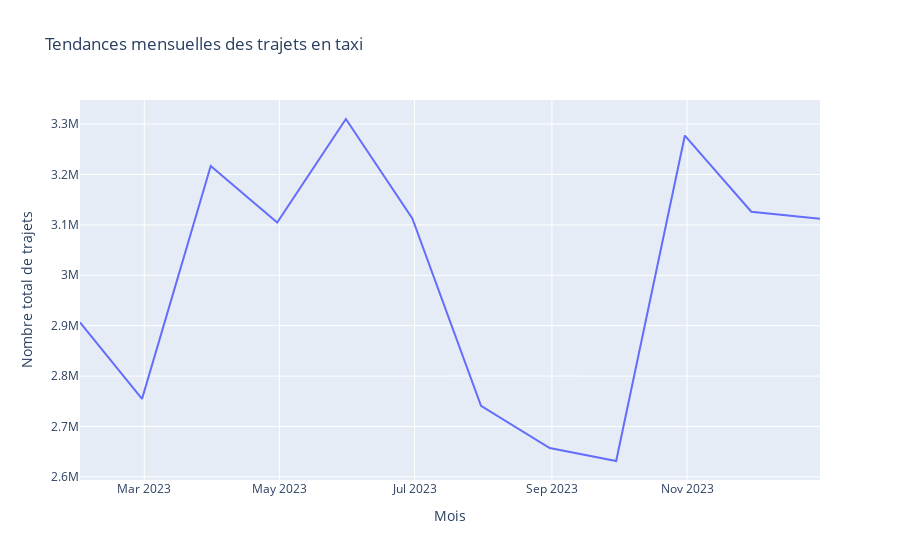
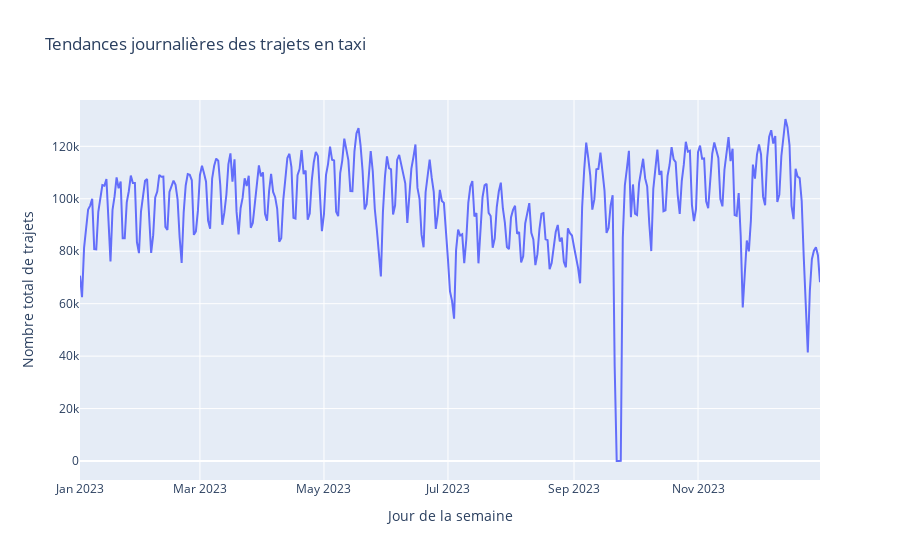
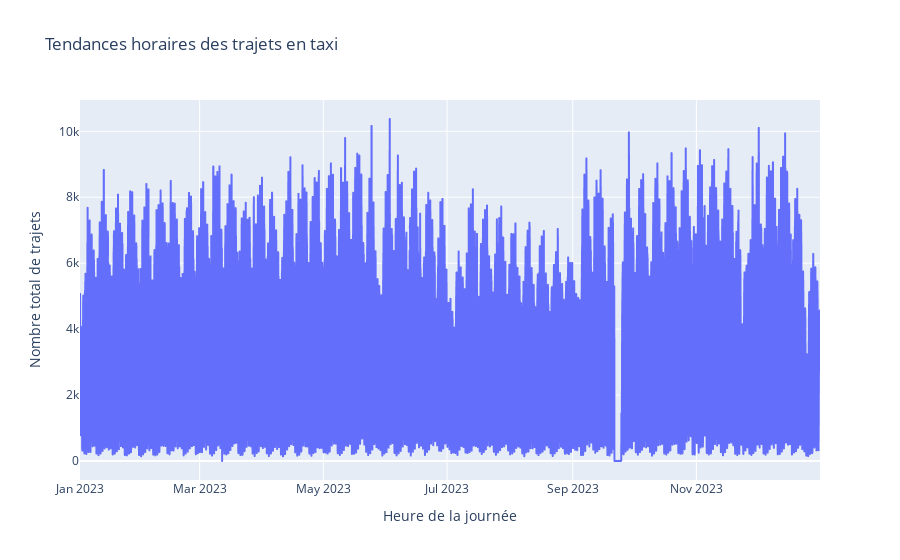

Notebook code for these charts, in order:
### Code cell
# Analyse des tendances temporelles au fil des mois
fig_monthly = px.line(df.resample('ME', on='tpep_pickup_datetime').sum(), 
                      x=df.resample('ME', on='tpep_pickup_datetime').sum().index, 
                      y='num_trips', 
                      title='Tendances mensuelles des trajets en taxi')
fig_monthly.update_xaxes(title='Mois')
fig_monthly.update_yaxes(title='Nombre total de trajets')

# Analyse des tendances temporelles au fil des jours de la semaine
fig_weekly = px.line(df.resample('D', on='tpep_pickup_datetime').sum(), 
                     x=df.resample('D', on='tpep_pickup_datetime').sum().index, 
                     y='num_trips', 
                     title='Tendances journalières des trajets en taxi')
fig_weekly.update_xaxes(title='Jour de la semaine')
fig_weekly.update_yaxes(title='Nombre total de trajets')

# Analyse des tendances temporelles au fil des heures de la journée
fig_hourly = px.line(df.resample('h', on='tpep_pickup_datetime').sum(), 
                     x=df.resample('h', on='tpep_pickup_datetime').sum().index, 
                     y='num_trips', 
                     title='Tendances horaires des trajets en taxi')
fig_hourly.update_xaxes(title='Heure de la journée')
fig_hourly.update_yaxes(title='Nombre total de trajets')

# Affichage des résultats
fig_monthly.show()
fig_weekly.show()
fig_hourly.show()

### Figure 1 — Plotly figure (JSON) as saved in the notebook; plotly's stock layout.template omitted (floating-point values rounded to 4 significant figures)
{"data": [{"hovertemplate": "x=%{x}<br>num_trips=%{y}<extra></extra>", "legendgroup": "", "line": {"color": "#636efa", "dash": "solid"}, "marker": {"symbol": "circle"}, "mode": "lines", "name": "", "orientation": "v", "showlegend": false, "type": "scatter", "x": ["2023-01-31T00:00:00", "2023-02-28T00:00:00", "2023-03-31T00:00:00", "2023-04-30T00:00:00", "2023-05-31T00:00:00", "2023-06-30T00:00:00", "2023-07-31T00:00:00", "2023-08-31T00:00:00", "2023-09-30T00:00:00", "2023-10-31T00:00:00", "2023-11-30T00:00:00", "2023-12-31T00:00:00"], "xaxis": "x", "y": [2906641, 2754749, 3217068, 3104611, 3310158, 3112723, 2740824, 2657120, 2631427, 3277334, 3126074, 3112179], "yaxis": "y"}], "layout": {"legend": {"tracegroupgap": 0}, "title": {"text": "Tendances mensuelles des trajets en taxi"}, "xaxis": {"anchor": "y", "domain": [0, 1], "title": {"text": "Mois"}}, "yaxis": {"anchor": "x", "domain": [0, 1], "title": {"text": "Nombre total de trajets"}}}}

### Figure 2 — Plotly figure (JSON) as saved in the notebook; plotly's stock layout.template omitted (floating-point values rounded to 4 significant figures; data arrays with more than 128 entries replaced by an {"elided": "..."} marker saying what was removed)
{"data": [{"hovertemplate": "x=%{x}<br>num_trips=%{y}<extra></extra>", "legendgroup": "", "line": {"color": "#636efa", "dash": "solid"}, "marker": {"symbol": "circle"}, "mode": "lines", "name": "", "orientation": "v", "showlegend": false, "type": "scatter", "x": {"elided": "365 str values"}, "xaxis": "x", "y": {"elided": "365 int values"}, "yaxis": "y"}], "layout": {"legend": {"tracegroupgap": 0}, "title": {"text": "Tendances journalières des trajets en taxi"}, "xaxis": {"anchor": "y", "domain": [0, 1], "title": {"text": "Jour de la semaine"}}, "yaxis": {"anchor": "x", "domain": [0, 1], "title": {"text": "Nombre total de trajets"}}}}

### Figure 3 — Plotly figure (JSON) as saved in the notebook; plotly's stock layout.template omitted (floating-point values rounded to 4 significant figures; data arrays with more than 128 entries replaced by an {"elided": "..."} marker saying what was removed)
{"data": [{"hovertemplate": "x=%{x}<br>num_trips=%{y}<extra></extra>", "legendgroup": "", "line": {"color": "#636efa", "dash": "solid"}, "marker": {"symbol": "circle"}, "mode": "lines", "name": "", "showlegend": false, "type": "scattergl", "x": {"elided": "8760 str values"}, "xaxis": "x", "y": {"elided": "8760 int values"}, "yaxis": "y"}], "layout": {"legend": {"tracegroupgap": 0}, "title": {"text": "Tendances horaires des trajets en taxi"}, "xaxis": {"anchor": "y", "domain": [0, 1], "title": {"text": "Heure de la journée"}}, "yaxis": {"anchor": "x", "domain": [0, 1], "title": {"text": "Nombre total de trajets"}}}}
